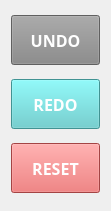
   <widget class="QWidget" name="verticalLayoutWidget">
    <property name="geometry">
     <rect>
      <x>1000</x>
      <y>360</y>
      <width>111</width>
      <height>211</height>
     </rect>
    </property>
    <layout class="QVBoxLayout" name="verticalLayout_2">
     <property name="spacing">
      <number>10</number>
     </property>
     <item>
      <widget class="QPushButton" name="undo_button">
       <property name="maximumSize">
        <size>
         <width>110</width>
         <height>50</height>
        </size>
       </property>
       <property name="palette">
        <palette>
         <active>
          <colorrole role="WindowText">
           <brush brushstyle="SolidPattern">
            <color alpha="255">
             <red>255</red>
             <green>255</green>
             <blue>255</blue>
            </color>
           </brush>
          </colorrole>
          <colorrole role="Button">
           <brush brushstyle="SolidPattern">
            <color alpha="255">
             <red>135</red>
             <green>135</green>
             <blue>135</blue>
            </color>
           </brush>
          </colorrole>
          <colorrole role="Text">
           <brush brushstyle="SolidPattern">
            <color alpha="255">
             <red>255</red>
             <green>255</green>
             <blue>255</blue>
            </color>
           </brush>
          </colorrole>
          <colorrole role="ButtonText">
           <brush brushstyle="SolidPattern">
            <color alpha="255">
             <red>255</red>
             <green>255</green>
             <blue>255</blue>
            </color>
           </brush>
          </colorrole>
          <colorrole role="Base">
           <brush brushstyle="SolidPattern">
            <color alpha="255">
             <red>135</red>
             <green>135</green>
             <blue>135</blue>
            </color>
           </brush>
          </colorrole>
          <colorrole role="Window">
           <brush brushstyle="SolidPattern">
            <color alpha="255">
             <red>135</red>
             <green>135</green>
             <blue>135</blue>
            </color>
           </brush>
          </colorrole>
          <colorrole role="PlaceholderText">
           <brush brushstyle="NoBrush">
            <color alpha="128">
             <red>255</red>
             <green>255</green>
             <blue>255</blue>
            </color>
           </brush>
          </colorrole>
         </active>
         <inactive>
          <colorrole role="WindowText">
           <brush brushstyle="SolidPattern">
            <color alpha="255">
             <red>255</red>
             <green>255</green>
             <blue>255</blue>
            </color>
           </brush>
          </colorrole>
          <colorrole role="Button">
           <brush brushstyle="SolidPattern">
            <color alpha="255">
             <red>135</red>
             <green>135</green>
             <blue>135</blue>
            </color>
           </brush>
          </colorrole>
          <colorrole role="Text">
           <brush brushstyle="SolidPattern">
            <color alpha="255">
             <red>255</red>
             <green>255</green>
             <blue>255</blue>
            </color>
           </brush>
          </colorrole>
          <colorrole role="ButtonText">
           <brush brushstyle="SolidPattern">
            <color alpha="255">
             <red>255</red>
             <green>255</green>
             <blue>255</blue>
            </color>
           </brush>
          </colorrole>
          <colorrole role="Base">
           <brush brushstyle="SolidPattern">
            <color alpha="255">
             <red>135</red>
             <green>135</green>
             <blue>135</blue>
            </color>
           </brush>
          </colorrole>
          <colorrole role="Window">
           <brush brushstyle="SolidPattern">
            <color alpha="255">
             <red>135</red>
             <green>135</green>
             <blue>135</blue>
            </color>
           </brush>
          </colorrole>
          <colorrole role="PlaceholderText">
           <brush brushstyle="NoBrush">
            <color alpha="128">
             <red>255</red>
             <green>255</green>
             <blue>255</blue>
            </color>
           </brush>
          </colorrole>
         </inactive>
         <disabled>
          <colorrole role="WindowText">
           <brush brushstyle="SolidPattern">
            <color alpha="255">
             <red>255</red>
             <green>255</green>
             <blue>255</blue>
            </color>
           </brush>
          </colorrole>
          <colorrole role="Button">
           <brush brushstyle="SolidPattern">
            <color alpha="255">
             <red>135</red>
             <green>135</green>
             <blue>135</blue>
            </color>
           </brush>
          </colorrole>
          <colorrole role="Text">
           <brush brushstyle="SolidPattern">
            <color alpha="255">
             <red>255</red>
             <green>255</green>
             <blue>255</blue>
            </color>
           </brush>
          </colorrole>
          <colorrole role="ButtonText">
           <brush brushstyle="SolidPattern">
            <color alpha="255">
             <red>255</red>
             <green>255</green>
             <blue>255</blue>
            </color>
           </brush>
          </colorrole>
          <colorrole role="Base">
           <brush brushstyle="SolidPattern">
            <color alpha="255">
             <red>135</red>
             <green>135</green>
             <blue>135</blue>
            </color>
           </brush>
          </colorrole>
          <colorrole role="Window">
           <brush brushstyle="SolidPattern">
            <color alpha="255">
             <red>135</red>
             <green>135</green>
             <blue>135</blue>
            </color>
           </brush>
          </colorrole>
          <colorrole role="PlaceholderText">
           <brush brushstyle="NoBrush">
            <color alpha="128">
             <red>255</red>
             <green>255</green>
             <blue>255</blue>
            </color>
           </brush>
          </colorrole>
         </disabled>
        </palette>
       </property>
       <property name="font">
        <font>
         <family>Montserrat</family>
         <pointsize>12</pointsize>
         <weight>75</weight>
         <italic>false</italic>
         <bold>true</bold>
        </font>
       </property>
       <property name="whatsThis">
        <string>&lt;html&gt;&lt;head/&gt;&lt;body&gt;&lt;p&gt;&lt;span style=&quot; font-size:11pt; font-weight:400;&quot;&gt;Undo the previous input action&lt;/span&gt;&lt;/p&gt;&lt;/body&gt;&lt;/html&gt;</string>
       </property>
       <property name="styleSheet">
        <string notr="true">QPushButton{
	background-color:rgb(135, 135, 135);
	color: rgb(255, 255, 255);
	font: 12pt;
	font: bold;
}

QPushButton:hover{
	background-color:rgb(180, 180, 180);
}

QPushButton:pressed{
	background-color:rgb(86, 86, 86);
	border -radius: 20px;
}</string>
       </property>
       <property name="text">
        <string>UNDO</string>
       </property>
      </widget>
     </item>
     <item>
      <widget class="QPushButton" name="redo_button">
       <property name="maximumSize">
        <size>
         <width>110</width>
         <height>50</height>
        </size>
       </property>
       <property name="palette">
        <palette>
         <active>
          <colorrole role="WindowText">
           <brush brushstyle="SolidPattern">
            <color alpha="255">
             <red>255</red>
             <green>255</green>
             <blue>255</blue>
            </color>
           </brush>
          </colorrole>
          <colorrole role="Button">
           <brush brushstyle="SolidPattern">
            <color alpha="255">
             <red>91</red>
             <green>206</green>
             <blue>206</blue>
            </color>
           </brush>
          </colorrole>
          <colorrole role="Text">
           <brush brushstyle="SolidPattern">
            <color alpha="255">
             <red>255</red>
             <green>255</green>
             <blue>255</blue>
            </color>
           </brush>
          </colorrole>
          <colorrole role="ButtonText">
           <brush brushstyle="SolidPattern">
            <color alpha="255">
             <red>255</red>
             <green>255</green>
             <blue>255</blue>
            </color>
           </brush>
          </colorrole>
          <colorrole role="Base">
           <brush brushstyle="SolidPattern">
            <color alpha="255">
             <red>91</red>
             <green>206</green>
             <blue>206</blue>
            </color>
           </brush>
          </colorrole>
          <colorrole role="Window">
           <brush brushstyle="SolidPattern">
            <color alpha="255">
             <red>91</red>
             <green>206</green>
             <blue>206</blue>
            </color>
           </brush>
          </colorrole>
          <colorrole role="PlaceholderText">
           <brush brushstyle="NoBrush">
            <color alpha="128">
             <red>255</red>
             <green>255</green>
             <blue>255</blue>
            </color>
           </brush>
          </colorrole>
         </active>
         <inactive>
          <colorrole role="WindowText">
           <brush brushstyle="SolidPattern">
            <color alpha="255">
             <red>255</red>
             <green>255</green>
             <blue>255</blue>
            </color>
           </brush>
          </colorrole>
          <colorrole role="Button">
           <brush brushstyle="SolidPattern">
            <color alpha="255">
             <red>91</red>
             <green>206</green>
             <blue>206</blue>
            </color>
           </brush>
          </colorrole>
          <colorrole role="Text">
           <brush brushstyle="SolidPattern">
            <color alpha="255">
             <red>255</red>
             <green>255</green>
             <blue>255</blue>
            </color>
           </brush>
          </colorrole>
          <colorrole role="ButtonText">
           <brush brushstyle="SolidPattern">
            <color alpha="255">
             <red>255</red>
             <green>255</green>
             <blue>255</blue>
            </color>
           </brush>
          </colorrole>
          <colorrole role="Base">
           <brush brushstyle="SolidPattern">
            <color alpha="255">
             <red>91</red>
             <green>206</green>
             <blue>206</blue>
            </color>
           </brush>
          </colorrole>
          <colorrole role="Window">
           <brush brushstyle="SolidPattern">
            <color alpha="255">
             <red>91</red>
             <green>206</green>
             <blue>206</blue>
            </color>
           </brush>
          </colorrole>
          <colorrole role="PlaceholderText">
           <brush brushstyle="NoBrush">
            <color alpha="128">
             <red>255</red>
             <green>255</green>
             <blue>255</blue>
            </color>
           </brush>
          </colorrole>
         </inactive>
         <disabled>
          <colorrole role="WindowText">
           <brush brushstyle="SolidPattern">
            <color alpha="255">
             <red>255</red>
             <green>255</green>
             <blue>255</blue>
            </color>
           </brush>
          </colorrole>
          <colorrole role="Button">
           <brush brushstyle="SolidPattern">
            <color alpha="255">
             <red>91</red>
             <green>206</green>
             <blue>206</blue>
            </color>
           </brush>
          </colorrole>
          <colorrole role="Text">
           <brush brushstyle="SolidPattern">
            <color alpha="255">
             <red>255</red>
             <green>255</green>
             <blue>255</blue>
            </color>
           </brush>
          </colorrole>
          <colorrole role="ButtonText">
           <brush brushstyle="SolidPattern">
            <color alpha="255">
             <red>255</red>
             <green>255</green>
             <blue>255</blue>
            </color>
           </brush>
          </colorrole>
          <colorrole role="Base">
           <brush brushstyle="SolidPattern">
            <color alpha="255">
             <red>91</red>
             <green>206</green>
             <blue>206</blue>
            </color>
           </brush>
          </colorrole>
          <colorrole role="Window">
           <brush brushstyle="SolidPattern">
            <color alpha="255">
             <red>91</red>
             <green>206</green>
             <blue>206</blue>
            </color>
           </brush>
          </colorrole>
          <colorrole role="PlaceholderText">
           <brush brushstyle="NoBrush">
            <color alpha="128">
             <red>255</red>
             <green>255</green>
             <blue>255</blue>
            </color>
           </brush>
          </colorrole>
         </disabled>
        </palette>
       </property>
       <property name="font">
        <font>
         <family>Montserrat</family>
         <pointsize>12</pointsize>
         <weight>75</weight>
         <italic>false</italic>
         <bold>true</bold>
        </font>
       </property>
       <property name="whatsThis">
        <string>&lt;html&gt;&lt;head/&gt;&lt;body&gt;&lt;p&gt;&lt;span style=&quot; font-size:11pt; font-weight:400;&quot;&gt;Redo the previous input action&lt;/span&gt;&lt;/p&gt;&lt;/body&gt;&lt;/html&gt;</string>
       </property>
       <property name="styleSheet">
        <string notr="true">QPushButton{
	background-color: rgb(91, 206, 206);
	color: rgb(255, 255, 255);
	font: 12pt;
	font: bold;
}

QPushButton:hover{
	background-color: rgb(108, 245, 245);
}

QPushButton:pressed{
	background-color: rgb(51, 153, 150);
	border -radius: 20px;
}</string>
       </property>
       <property name="text">
        <string>REDO</string>
       </property>
      </widget>
     </item>
     <item>
      <widget class="QPushButton" name="reset_button">
       <property name="maximumSize">
        <size>
         <width>110</width>
         <height>50</height>
        </size>
       </property>
       <property name="palette">
        <palette>
         <active>
          <colorrole role="WindowText">
           <brush brushstyle="SolidPattern">
            <color alpha="255">
             <red>255</red>
             <green>255</green>
             <blue>255</blue>
            </color>
           </brush>
          </colorrole>
          <colorrole role="Button">
           <brush brushstyle="SolidPattern">
            <color alpha="255">
             <red>229</red>
             <green>95</green>
             <blue>95</blue>
            </color>
           </brush>
          </colorrole>
          <colorrole role="Text">
           <brush brushstyle="SolidPattern">
            <color alpha="255">
             <red>255</red>
             <green>255</green>
             <blue>255</blue>
            </color>
           </brush>
          </colorrole>
          <colorrole role="ButtonText">
           <brush brushstyle="SolidPattern">
            <color alpha="255">
             <red>255</red>
             <green>255</green>
             <blue>255</blue>
            </color>
           </brush>
          </colorrole>
          <colorrole role="Base">
           <brush brushstyle="SolidPattern">
            <color alpha="255">
             <red>229</red>
             <green>95</green>
             <blue>95</blue>
            </color>
           </brush>
          </colorrole>
          <colorrole role="Window">
           <brush brushstyle="SolidPattern">
            <color alpha="255">
             <red>229</red>
             <green>95</green>
             <blue>95</blue>
            </color>
           </brush>
          </colorrole>
          <colorrole role="PlaceholderText">
           <brush brushstyle="NoBrush">
            <color alpha="128">
             <red>255</red>
             <green>255</green>
             <blue>255</blue>
            </color>
           </brush>
          </colorrole>
         </active>
         <inactive>
          <colorrole role="WindowText">
           <brush brushstyle="SolidPattern">
            <color alpha="255">
             <red>255</red>
             <green>255</green>
             <blue>255</blue>
            </color>
           </brush>
          </colorrole>
          <colorrole role="Button">
           <brush brushstyle="SolidPattern">
            <color alpha="255">
             <red>229</red>
             <green>95</green>
             <blue>95</blue>
            </color>
           </brush>
          </colorrole>
          <colorrole role="Text">
           <brush brushstyle="SolidPattern">
            <color alpha="255">
             <red>255</red>
             <green>255</green>
             <blue>255</blue>
            </color>
           </brush>
          </colorrole>
          <colorrole role="ButtonText">
           <brush brushstyle="SolidPattern">
            <color alpha="255">
             <red>255</red>
             <green>255</green>
             <blue>255</blue>
            </color>
           </brush>
          </colorrole>
          <colorrole role="Base">
           <brush brushstyle="SolidPattern">
            <color alpha="255">
             <red>229</red>
             <green>95</green>
             <blue>95</blue>
            </color>
           </brush>
          </colorrole>
          <colorrole role="Window">
           <brush brushstyle="SolidPattern">
            <color alpha="255">
             <red>229</red>
             <green>95</green>
             <blue>95</blue>
            </color>
           </brush>
          </colorrole>
          <colorrole role="PlaceholderText">
           <brush brushstyle="NoBrush">
            <color alpha="128">
             <red>255</red>
             <green>255</green>
             <blue>255</blue>
            </color>
           </brush>
          </colorrole>
         </inactive>
         <disabled>
          <colorrole role="WindowText">
           <brush brushstyle="SolidPattern">
            <color alpha="255">
             <red>255</red>
             <green>255</green>
             <blue>255</blue>
            </color>
           </brush>
          </colorrole>
          <colorrole role="Button">
           <brush brushstyle="SolidPattern">
            <color alpha="255">
             <red>229</red>
             <green>95</green>
             <blue>95</blue>
            </color>
           </brush>
          </colorrole>
          <colorrole role="Text">
           <brush brushstyle="SolidPattern">
            <color alpha="255">
             <red>255</red>
             <green>255</green>
             <blue>255</blue>
            </color>
           </brush>
          </colorrole>
          <colorrole role="ButtonText">
           <brush brushstyle="SolidPattern">
            <color alpha="255">
             <red>255</red>
             <green>255</green>
             <blue>255</blue>
            </color>
           </brush>
          </colorrole>
          <colorrole role="Base">
           <brush brushstyle="SolidPattern">
            <color alpha="255">
             <red>229</red>
             <green>95</green>
             <blue>95</blue>
            </color>
           </brush>
          </colorrole>
          <colorrole role="Window">
           <brush brushstyle="SolidPattern">
            <color alpha="255">
             <red>229</red>
             <green>95</green>
             <blue>95</blue>
            </color>
           </brush>
          </colorrole>
          <colorrole role="PlaceholderText">
           <brush brushstyle="NoBrush">
            <color alpha="128">
             <red>255</red>
             <green>255</green>
             <blue>255</blue>
            </color>
           </brush>
          </colorrole>
         </disabled>
        </palette>
       </property>
       <property name="font">
        <font>
         <family>Montserrat</family>
         <pointsize>12</pointsize>
         <weight>75</weight>
         <italic>false</italic>
         <bold>true</bold>
        </font>
       </property>
       <property name="whatsThis">
        <string>&lt;html&gt;&lt;head/&gt;&lt;body&gt;&lt;p&gt;&lt;span style=&quot; font-size:11pt; font-weight:400;&quot;&gt;Reset all defined data&lt;/span&gt;&lt;/p&gt;&lt;/body&gt;&lt;/html&gt;</string>
       </property>
       <property name="styleSheet">
        <string notr="true">QPushButton{
	background-color: rgb(229, 95, 95);
	color: rgb(255, 255, 255);
	font: 12pt;
	font: bold;
}

QPushButton:hover{
	background-color:rgb(255, 106, 106);
}

QPushButton:pressed{
	background-color: rgb(167, 69, 69);
	border -radius: 20px;
}</string>
       </property>
       <property name="text">
        <string>RESET</string>
       </property>
      </widget>
     </item>
    </layout>
   </widget>
